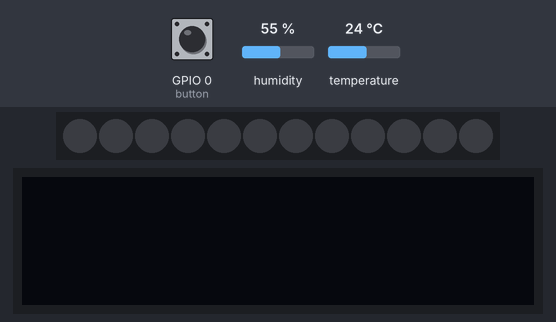
This program was run on a simulated ESP32 board running MicroPython. On the bench: 12 RGB LEDs in strip order, left to right, 128×32 one-colour display. The inputs (shaded band) are chosen by the test bench; at power-on: GPIO 0 (button) HIGH, humidity 55 %, temperature 24 °C. Dim RGB values are drawn brighter than linear; WiFi joins after 1.5 s; the clock reads 2024-03-15 10:24:30 at power-on unless the program sets it; requests to the public web service named in the program get a made-up reply in its usual format after 0.4 s (London, UTC, broken clouds, 64 % humidity, 1013 hPa unless stated); the board's own WiFi access point starts at once; values from a settings file that is not in the repository are placeholders; threads take turns every 2 ms; what the program prints to the serial console is not drawn.

Above: at 3.2 s.
3.3 s: GPIO 0 (button) pulled LOW for 0.15 s
At 3.8 s:
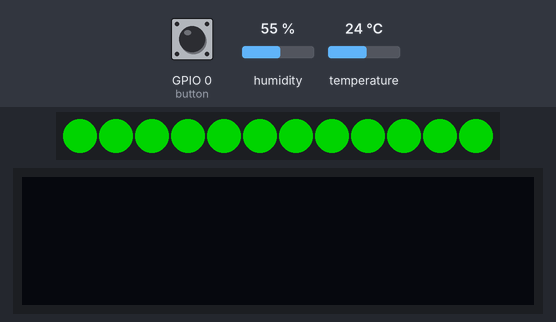
At 7.5 s:
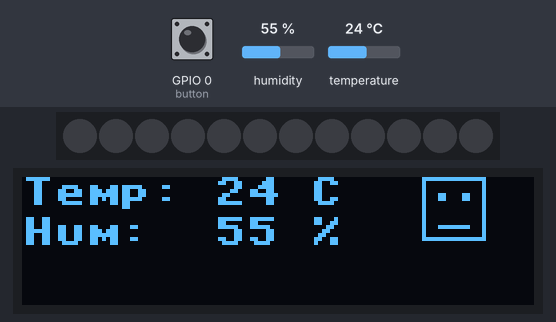
7.8 s: GPIO 0 (button) pulled LOW for 1 s
At 8.6 s:
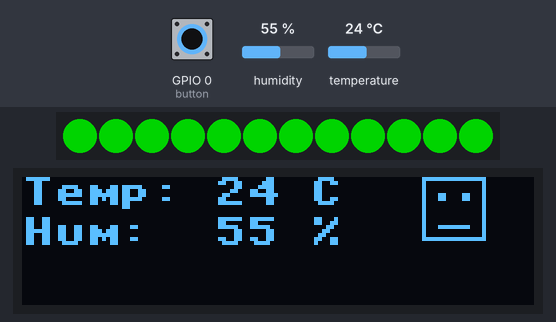
Timing chart, 0 to 10.8 s (numbered marks = the images above; inputs shaded):
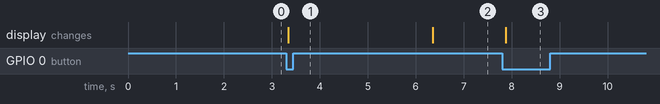

The program:

projet.py
```python
from microdot import Microdot, Response
import network
import time
import _thread
from neopixel import NeoPixel
from machine import Pin, I2C, SoftI2C
import ssd1306
import dht
import urequests
import config

# === CONFIGURATION ===
WIFI_SSID = config.WIFI_SSID
WIFI_PASSWORD = config.WIFI_PASSWORD
AP_SSID = config.AP_SSID
AP_PASSWORD = config.AP_PASSWORD
THINGSPEAK_WRITE_API_KEY = config.THINGSPEAK_WRITE_API_KEY
THINGSPEAK_READ_API_KEY = config.THINGSPEAK_READ_API_KEY
CHANNEL_ID = config.CHANNEL_ID
SEND_INTERVAL = config.SEND_INTERVAL

# === INIT HARDWARE ===
NUM_LEDS = 12
np = NeoPixel(Pin(23), NUM_LEDS)
dht_sensor = dht.DHT11(Pin(27))
button = Pin(0, Pin.IN, Pin.PULL_UP)
i2c = SoftI2C(scl=Pin(22), sda=Pin(21))
oled = ssd1306.SSD1306_I2C(128, 32, i2c)
led_strip=NeoPixel(Pin(23),12)
boot_button= Pin(0,Pin.IN,Pin.PULL_UP)

# === GLOBAL VARIABLES ===
r = 0
g = 0
b = 0
current = 12
history = []

# === Led control ==
def trun_on_LEDs():
    global current,r,g,b
    for i in range(12):
        if i < current:
            led_strip[i] = (r,g,b)
        else:
            led_strip[i] = (0,0,0)
    led_strip.write()

# === WiFi setup (STA + AP) ===
def setup_network():
    sta = network.WLAN(network.STA_IF)
    sta.active(True)
    sta.connect(WIFI_SSID, WIFI_PASSWORD)
    for _ in range(10):
        if sta.isconnected():
            break
        print("Connecting to WiFi...")
        time.sleep(1)
    if sta.isconnected():
        print("Connected:", sta.ifconfig())
    else:
        print("WiFi STA failed")

    ap = network.WLAN(network.AP_IF)
    ap.active(True)
    ap.config(essid=AP_SSID, password=AP_PASSWORD, authmode=3)
    while not ap.active():
        time.sleep(0.5)
    print("AP active:", ap.ifconfig())

# === Capteur DHT ===
def read_sensor():
    try:
        dht_sensor.measure()
        temp = dht_sensor.temperature()
        hum = dht_sensor.humidity()
        return temp, hum
    except:
        return None, None

def send_to_thingspeak(temp, hum):
    try:
        url = f"http://api.thingspeak.com/update?api_key={THINGSPEAK_WRITE_API_KEY}&field1={temp}&field2={hum}"
        urequests.get(url)
        print(f"Sent: {temp}°C, {hum}%")
        history.append((time.localtime(), temp, hum))
        if len(history) > 20:
            history.pop(0)
    except Exception as e:
        print(f"Error sending to ThingSpeak: {e}")

# === Webserver ===
app = Microdot()
Response.default_content_type = 'text/html'

html_site = """<html>
<head>
<meta name="viewport" content="width=device-width, initial-scale=1.0">
<title>ESP32 Control</title>
</head>
<body>
<h1>ESP32 Control</h1>
<p>Status: {status}</p>
<h3>LED Control</h3>
<form action="/color">
  <label for="r" style="color: red;">RED:</label>
  <input type="range" name="r" min="0" max="255" value="0"><br>
  <label for="g" style="color: green;">GREEN:</label>
  <input type="range" name="g" min="0" max="255" value="0"><br>
  <label for="b" style="color: blue;">BLUE:</label>
  <input type="range" name="b" min="0" max="255" value="0"><br>
  <input type="submit" value="Choose">
</form>

<h3>LED Count</h3>
<form action="/count">
  <input type="number" name="n" min="0" max="12" value="12">
  <input type="submit" value="Update">
</form>

<h3>Text Display</h3>
<form action="/text">
  <input type="text" name="t">
  <input type="submit" value="Show">
</form>

<h3><a href="/data">View Last 20 Measurements</a></h3>

</body>
</html>"""

@app.route('/')
def start(request):
    print("server call")
    return html_site.format(status='Hello'), 200, {'Content-Type': 'text/html'}

@app.route('/button1')
def button_pressed(request):
    print('Button Pressed!')
    return html_site.format(status='Button Pressed'), 200, {'Content-Type': 'text/html'}

@app.route('/color')
def set_color(request):
    global r, g, b
    r = int(request.args.get('r'))
    g = int(request.args.get('g'))
    b = int(request.args.get('b'))
    trun_on_LEDs()
    return html_site.format(status=f'Color set to ({r}, {g}, {b})'), 200, {'Content-Type': 'text/html'}

@app.route('/count')
def set_count(request):
    global current
    current = int(request.args.get('n'))
    trun_on_LEDs()
    return html_site.format(status=f'LED count set to {current}'), 200, {'Content-Type': 'text/html'}

@app.route('/text')
def show_text(request):
    text_on_display = request.args.get('t')
    oled.fill(0)
    oled.text(text_on_display, 0, 0)
    oled.show()
    return html_site.format(status='Text displayed on OLED'), 200, {'Content-Type': 'text/html'}

@app.route('/data')
def data_page(request):
    try:
        url = f"http://api.thingspeak.com/channels/{CHANNEL_ID}/feeds.json?api_key={THINGSPEAK_READ_API_KEY}&results=10"
        response = urequests.get(url,timeout=20)
        data = response.json()
        print(data)
        response.close()

        feeds = data.get("feeds", [])
        rows = ""
        for feed in reversed(feeds):
            timestamp = feed["created_at"].replace("T", " ").replace("Z", "")
            temp = feed.get("field1", "N/A")
            hum = feed.get("field2", "N/A")
            rows += f"<tr><td>{timestamp}</td><td>{temp}°C</td><td>{hum}%</td></tr>\n"

        html = f"""
        <html>
        <head>
        <title>Measurements</title>
        <style>
            body {{ font-family: sans-serif; background: #f0f0f0; padding: 20px; }}
            table {{ border-collapse: collapse; width: 100%; background: white; box-shadow: 2px 2px 10px #ccc; }}
            th, td {{ border: 1px solid #ddd; padding: 8px; text-align: center; }}
            th {{ background: #4CAF50; color: white; }}
        </style>
        </head>
        <body>
        <h2>Last 20 Measurements</h2>
        <table>
            <tr><th>Timestamp</th><th>Temperature</th><th>Humidity</th></tr>
            {rows}
        </table>
        <h3><a href="/">Back to Home</a></h3>
        </body>
        </html>
        """
        return html
    except Exception as e:
        print(f"Error fetching data: {e}")
        return f"<html><body><h2>Error retrieving data: {e}</h2></body></html>"

# === Web server thread ===
def start_webserver():
    _thread.start_new_thread(lambda: app.run(port=80), ())

# === Handle physique btn ===
flag = False
def handle_interrupt(pin):
    global flag
    flag = not flag

# === Display temp/hum on LEDs ===
def show_temp_led(temp):
    if temp >= 20:
        np.fill((0, 128, 0))  # Green
    else:
        np.fill((0, 0, 128))  # Blue
    np.write()
    time.sleep(3)
    np.fill((0, 0, 0))  # Turn off LEDs
    np.write()

# === Display on OLED screen with smiley if values OK ===
def show_on_oled(temp, hum):
    oled.fill(0)
    oled.text("Temp: {} C".format(temp), 0, 0)
    oled.text("Hum:  {} %".format(hum), 0, 10)

    # Draw happy face if within good range
    if 18 <= temp <= 25 and 40 <= hum <= 80:
        # Simple smiley face on the right
        x = 100
        y = 0
        oled.rect(x, y, 16, 16, 1)  # Head
        oled.fill_rect(x+4, y+4, 2, 2, 1)  # Left eye
        oled.fill_rect(x+10, y+4, 2, 2, 1)  # Right eye
        oled.hline(x+4, y+12, 8, 1)  # Smile
    else:
        oled.text(":(", 105, 5)  # Sad text face

    oled.show()

# === Send data to ThingSpeak ===
boot_button.irq(trigger=Pin.IRQ_FALLING,handler=handle_interrupt)

# === Main logic ===
def main_loop():
    global flag
    last_send = time.time()
    while True:
        if flag:
            temp, hum = read_sensor()

            if temp is not None:
                show_temp_led(temp)
                show_on_oled(temp, hum)
            flag = False

        now = time.time()
        if now - last_send >= SEND_INTERVAL:
            temp, hum = read_sensor()
            if temp is not None:
                send_to_thingspeak(temp, hum)
            last_send = now
        time.sleep(0.1)

def start_sensor_loop():
    _thread.start_new_thread(main_loop, ())

# === MAIN ===

def main():
    print("[MAIN] Initialisation réseau...")
    setup_network()  # D'abord le WiFi

    print("[MAIN] Lancement boucle capteur...")
    _thread.start_new_thread(main_loop, ())  # Ensuite la boucle capteur

    print("[MAIN] Lancement serveur web...")
    app.run(host="0.0.0.0", port=80, debug=True)  # Enfin le serveur web

main()
```
